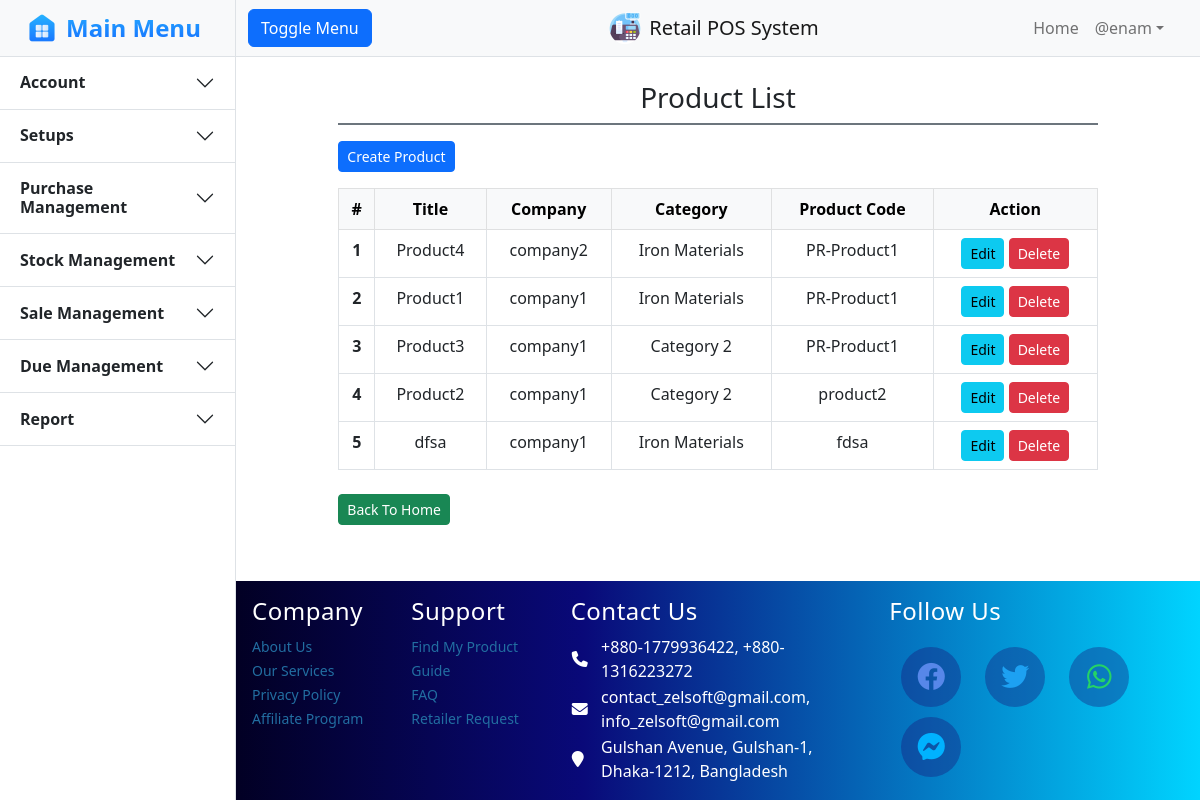
The app's page /product/index/ (signed in) with its own data.
### core/models.py (models this page shows, shortened)
class Product(models.Model):
    title = models.CharField(max_length=100)
    company = models.ForeignKey(Company, on_delete=models.SET_NULL, blank=True, null=True)
    productCode = models.CharField(max_length=100)
    category = models.ForeignKey(Category, on_delete=models.SET_NULL, blank=True, null=True)
    description = models.TextField()
    image = models.ImageField(upload_to='images/', blank=True, null=True)
    lowStockLimit = models.FloatField()
    unit = models.CharField(choices=Unit, max_length=20)

class Company(models.Model):
    name = models.CharField(max_length=100)
    address = models.CharField(max_length=100)
    contact = PhoneNumberField(blank=True)
    def __str__(self):
        return self.name

class Category(models.Model):
    title = models.CharField(max_length=100)
    code = models.CharField(max_length=100)
    def __str__(self):
        return self.title

### core/decorators.py (the view)
        def wrapper_func(request, *args, **kwargs):
            group = None
            if request.user.groups.exists():
                group = request.user.groups.all()[0].name
            else:
                return redirect("login")
            if group in allowed_roles:
                return view_func(request, *args, **kwargs)
            else:
                return HttpResponse("You are not authorized to access this page.!!")

### core/setupviews.py (called while the page is built)
@allowed_users(allowed_roles=['admin', 'operator'])
def productlist(request):
    context = {}
    context["dataset"] = Product.objects.all()
    return render(request, "product/index.html", context)

### core/templates/product/index.html (shortened to what this page needs)
{% extends 'core/base/base.html' %}
{% block body %}
    <section class="py-4 px-4">
		<div class="row">
			<div class="container col-sm-10">
                <div class="pb-2 d-flex justify-content-center align-items-center border-bottom border-secondary border-2">
					<h3 class="m-0 mx-2">Product List</h3>
				</div>
				<div class="mt-3">
					<a class="btn btn-sm btn-primary" href="{% url 'createproduct' %}">Create Product</a>
				</div>
                <div class="mt-3">
                    <table class="table table-bordered table-hover text-center">
                        <thead class="table-light">
                            <tr>
                                <th scope="col">#</th>
                                <th scope="col">Title</th>
                                <th scope="col">Company</th>
                                <th scope="col">Category</th>
                                <th scope="col">Product Code</th>
                                <th scope="col" class="text-center">Action</th>
                              </tr>
                        </thead>
                        <tbody>
                          {% for data in dataset %}
                            <tr>
                                <th scope="row">{{forloop.counter}}</th>
                                <td>{{data.title}}</td>
                                <td>{{data.company}}</td>
                                <td>{{data.category}}</td>
                                <td>{{data.productCode}}</td>
								<td class="text-center">
									<a class="btn btn-sm btn-info" href="{% url 'editproduct' data.id %}">Edit</a>
									<form method="POST" class="d-inline" onsubmit="return confirm('Are you sure you want to delete the record?');" action="{% url 'deleteproduct' %}">
										<button class="btn btn-sm btn-danger" type="submit" >Delete</button>
									</form>
								</td>
                            </tr>
                          {% endfor %}
                        </tbody>
                    </table>
                </div>
                <div class="">
                    <div class="col-md-12 text-left pt-2">
                        <a class="btn btn-success btn-sm" href="/home/">Back To Home</a>
                    </div>
				</div>
			</div>
		</div>
	</section>
{% endblock %}

### core/templates/core/base/base.html (shortened to what this page needs)
{% load static %}
<!DOCTYPE html>
<html lang="en">
    <head>
        <link rel="stylesheet" href="https://cdnjs.cloudflare.com/ajax/libs/font-awesome/6.2.0/css/all.min.css" />
        <link rel="stylesheet" href="https://cdn.jsdelivr.net/npm/bootstrap-icons@1.9.1/font/bootstrap-icons.css">
        <link href="https://cdn.jsdelivr.net/npm/bootstrap@5.2.1/dist/css/bootstrap.min.css" rel="stylesheet">
        <link href="{% static 'core\css\base.css' %}" rel="stylesheet" />
    </head>
    <body>
        <div class="d-flex" id="wrapper">
            <div class="border-end bg-white" id="sidebar-wrapper">
                <div class="sidebar-heading bg-light" style="padding: 8px 0px;">
                    <a href="/" style="padding: 2px;" class="d-flex justify-content-center align-items-center mb-3 mb-md-0 me-md-auto text-dark text-decoration-none">
                        <img src="/static/core/images/home.png" alt="" width="32" height="32">
                        <span class="fs-4 fw-bold text-primary mx-2" height="40"
                            style="background: #27B0FF;
                            background: linear-gradient(to bottom, #27B0FF 0%, #187BFF 75%);
                            -webkit-background-clip: text;
                            -webkit-text-fill-color: transparent;">Main Menu</span>
                    </a>
                </div>
                <div class="accordion accordion-flush" id="accordionFlushExample" style="width: 235px;">
                    <div class="accordion-item">
                        <h2 class="accordion-header " id="flush-headingOne">
                            <button class="accordion-button fw-semibold collapsed" type="button" data-bs-toggle="collapse" data-bs-target="#flush-collapseOne" aria-expanded="false" aria-controls="flush-collapseOne">
                                Account
                            </button>
                        </h2>
                    </div>
                    <div class="accordion-item">
                        <h2 class="accordion-header" id="flush-headingTwo">
                            <button class="accordion-button fw-semibold collapsed" type="button" data-bs-toggle="collapse" data-bs-target="#flush-collapseTwo" aria-expanded="false" aria-controls="flush-collapseTwo">
                                Setups
                            </button>
                        </h2>
                    </div>
                    <div class="accordion-item">
                        <h2 class="accordion-header" id="flush-headingThree">
                            <button class="accordion-button fw-semibold collapsed" type="button" data-bs-toggle="collapse" data-bs-target="#flush-collapseThree" aria-expanded="false" aria-controls="flush-collapseThree">
                                Purchase Management
                            </button>
                        </h2>
                    </div>
                    <div class="accordion-item">
                        <h2 class="accordion-header" id="flush-headingStock">
                            <button class="accordion-button fw-semibold collapsed" type="button" data-bs-toggle="collapse" data-bs-target="#flush-collapseStock" aria-expanded="false" aria-controls="flush-collapseStock">
                                Stock Management
                            </button>
                        </h2>
                    </div>
                    <div class="accordion-item">
                        <h2 class="accordion-header" id="flush-headingFour">
                            <button class="accordion-button fw-semibold collapsed" type="button" data-bs-toggle="collapse" data-bs-target="#flush-collapseFour" aria-expanded="false" aria-controls="flush-collapseFour">
                                Sale Management
                            </button>
                        </h2>
                    </div>
                    <div class="accordion-item">
                        <h2 class="accordion-header" id="flush-headingFive">
                            <button class="accordion-button fw-semibold collapsed" type="button" data-bs-toggle="collapse" data-bs-target="#flush-collapseFive" aria-expanded="false" aria-controls="flush-collapseFive">
                                Due Management
                            </button>
                        </h2>
                    </div>
                    <div class="accordion-item">
                        <h2 class="accordion-header" id="flush-headingSix">
                            <button class="accordion-button fw-semibold collapsed" type="button" data-bs-toggle="collapse" data-bs-target="#flush-collapseSix" aria-expanded="false" aria-controls="flush-collapseSix">
                                Report
                            </button>
                        </h2>
                    </div>
                </div>
            </div>
            <div id="page-content-wrapper" style="min-height: 100vh; margin:0; display:flex; flex-direction:column;">
                <nav class="navbar navbar-expand-lg navbar-light bg-light border-bottom">
                    <div class="container-fluid">
                        <div class="col-4">
                            <button class="btn btn-primary" id="sidebarToggle">Toggle Menu</button>
                        </div>
                        <div class="col-4 d-flex justify-content-center align-items-center text-center">
                            <img src="/static/core/images/pos1.png" alt="" width="32" height="32">
                            <a class="navbar-brand mx-2" href="/home/">Retail POS System</a>
                        </div>
                        <div class="col-4 collapse navbar-collapse" id="navbarSupportedContent">
                            <ul class="navbar-nav ms-auto me-3 mt-2 mt-lg-0">
                                <li class="nav-item active"><a class="nav-link" href="/home/">Home</a></li>
                                {% if user.is_authenticated %}
                                    <li class="nav-item dropdown">
                                        <a class="nav-link dropdown-toggle" id="navbarDropdown" href="#" role="button" data-bs-toggle="dropdown" aria-haspopup="true" aria-expanded="false">@{{user.username}}</a>
                                    </li>
                                {% else %}
                                    <div class="d-flex justify-content-center ">
                                        <a class="btn btn-success mx-1" href="{% url 'login' %}">Log In</a>
                                    </div>
                                {% endif %}
                            </ul>
                        </div>
                    </div>
                </nav>
                <div class="" style="flex:1;">
                    {% block body %}{% endblock %}
                </div>
                <div class="" id="footer">
                    <footer class="" style="background: linear-gradient(90deg, rgba(2,0,36,1) 0%, rgba(9,9,121,1) 36%, rgba(0,212,255,1) 100%)!important;">
                        <div class="container text-white p-3 text-white">
                            <div class="row">
                                <div class="foot col-lg-2 col-md-2 col-sm-6">
                                    <h4>Company</h4>
                                    <ul class="list-unstyled">
                                        <li><a href="#">About Us</a></li>
                                        <li><a href="#">Our Services</a></li>
                                        <li><a href="#">Privacy Policy</a></li>
                                        <li><a href="#">Affiliate Program</a></li>
                                    </ul>
                                </div>
                                <div class="foot col-lg-2 col-md-2 col-sm-6">
                                    <h4>Support</h4>
                                    <ul class="list-unstyled">
                                        <li><a href="#">Find My Product</a></li>
                                        <li><a href="#">Guide</a></li>
                                        <li><a href="#">FAQ</a></li>
                                        <li><a href="#">Retailer Request</a></li>
                                    </ul>
                                </div>
                                <div class="foot foot2 col-lg-4 col-md-2 col-sm-6">
                                    <h4>Contact Us</h4>
                                    <table border="0" class="pt-3">
                                        <tr>
                                            <th width="10%"><i class="fa fa-phone" aria-hidden="true"></i></th>
                                            <td> +880-1779936422, +880-1316223272</td>
                                        </tr>
                                        <tr>
                                            <th width="10%"><i class="fa fa-envelope" aria-hidden="true"></i></th>
                                            <td> contact_zelsoft@gmail.com, info_zelsoft@gmail.com</td>
                                        </tr>
                                        <tr>
                                            <th width="10%"><i class="fa fa-map-marker" aria-hidden="true"></i></th>
                                            <td> Gulshan Avenue, Gulshan-1, Dhaka-1212, Bangladesh</td>
                                        </tr>
                                    </table>
                                </div>
                                <div class="foot foot2 col-lg-4 col-md-4 col-sm-6">
                                    <h4>Follow Us</h4>
                                    <ul class="social-icons nav justify-content-right mt-3">
                                        <li class="nav-item"><a class="nav-link social link" href="#"><i class="fab fa-facebook fa-2x mt-2" style="color: #5787e9" aria-hidden="true"></i></a></li>
                                        <li class="nav-item"><a class="nav-link social link" href="#"><i class="fab fa-twitter fa-2x mt-2" style="color: #1DA1F2" aria-hidden="true"></i></a></li>
                                        <li class="nav-item"><a class="nav-link social link" href="#"><i class="fab fa-whatsapp fa-2x mt-2" style="color: #25D366" aria-hidden="true"></i></a></li>
                                        <li class="nav-item"><a class="nav-link social link" href="#"><i class="fab fa-facebook-messenger fa-2x mt-2" style="color: #00B2FF" aria-hidden="true"></i></a></li>
                                    </ul>
                                </div>
                            </div>
                        </div>
                    </footer>
                </div>
            </div>
        </div>
    </body>
</html>

### core/static/core/css/base.css (style rules this page uses)
.foot h4 { position: relative; color: white; text-decoration: none; font-size: 24px; letter-spacing: 0.5px; }
.foot h4::after { content: ""; position: absolute; background-color: #ff3c78; height:3px; width: 0; left: 0; bottom: -5px; transition: 0.3s; }
.foot ul li a { color: rgb(34, 110, 161); text-decoration: none; font-size: 14px; transition: o.3s; }
.foot2 ul li { margin: 5px 12px; }
.foot2 ul li a { position: relative; display: block; width: 60px; height: 60px; line-height: 40px; text-align: center; border-radius: 50%; background: rgba(27, 12, 112, 0.349); }
.foot2 ul li a::before { content: ''; position: absolute; top: 0; left: 0; width: 100%; height: 100%; border-radius: 50%; background: rgb(29, 30, 105); transition: 0.5s; transform: scale(.9); z-index: -1; }
#wrapper { overflow-x: hidden; }
#sidebar-wrapper { min-height: 100vh; margin-left: -235px; transition: margin 0.25s ease-out; }
#sidebar-wrapper .sidebar-heading { padding: 0.875rem 1.25rem; font-size: 1.2rem; }
#page-content-wrapper { min-width: 100vw; }
@media (min-width: 768px) { #sidebar-wrapper { margin-left: 0; } }
@media (min-width: 768px) { #page-content-wrapper { min-width: 0; width: 100%; } }

### records on screen
Product: title "Product4", company "company2", category "Iron Materials", productCode "PR-Product1"
Product: title "Product1", company "company1", category "Iron Materials", productCode "PR-Product1"
Product: title "Product3", company "company1", category "Category 2", productCode "PR-Product1"
Product: title "Product2", company "company1", category "Category 2", productCode "product2"
Product: title "dfsa", company "company1", category "Iron Materials", productCode "fdsa"

### other values on screen
{{ user.username }} "enam"
